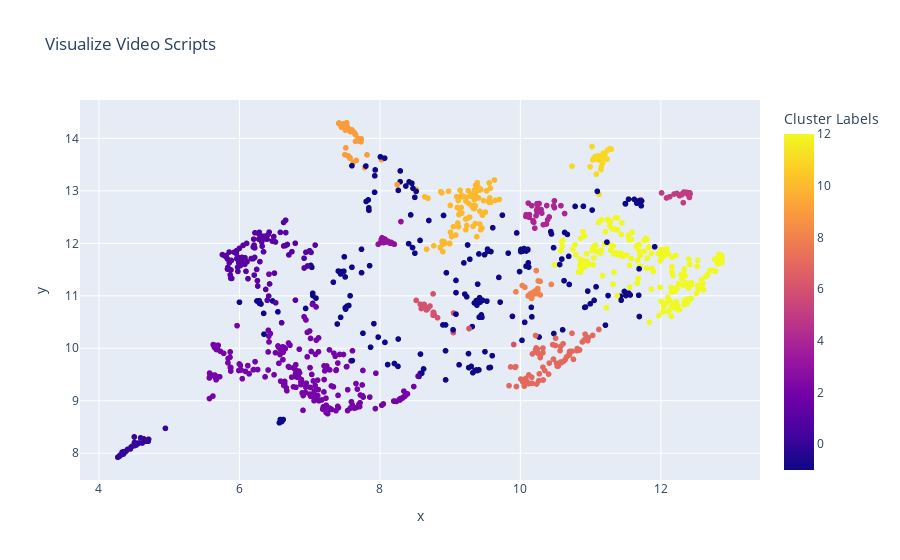

The cell this chart's notebook holds for it:
### Code cell
import plotly.express as px

col="umap_embeddings_2dim"

hover_data =["Id", "Cluster Labels", "Year", "View Count", "Like Count"]
hover_name = "Title"
plot_values = np.stack(df[col], axis=1)


x, y = plot_values[0], plot_values[1]
fig = px.scatter(
            df,
            x=x,
            y=y,
            color="Cluster Labels",
            hover_data=hover_data,
            title="Visualize Video Scripts",
            hover_name=hover_name,
        )

fig.show()

### Figure 1 — Plotly figure (JSON) as saved in the notebook; plotly's stock layout.template omitted (floating-point values rounded to 4 significant figures; data arrays with more than 128 entries replaced by an {"elided": "..."} marker saying what was removed)
{"data": [{"customdata": {"elided": "1126x5 mixed values"}, "hovertemplate": "<b>%{hovertext}</b><br><br>x=%{x}<br>y=%{y}<br>Id=%{customdata[0]}<br>Cluster Labels=%{marker.color}<br>Year=%{customdata[2]}<br>View Count=%{customdata[3]}<br>Like Count=%{customdata[4]}<extra></extra>", "hovertext": {"elided": "1126 str values"}, "legendgroup": "", "marker": {"color": {"elided": "1126 int values"}, "coloraxis": "coloraxis", "symbol": "circle"}, "mode": "markers", "name": "", "showlegend": false, "type": "scattergl", "x": {"elided": "1126 float values"}, "xaxis": "x", "y": {"elided": "1126 float values"}, "yaxis": "y"}], "layout": {"coloraxis": {"colorbar": {"title": {"text": "Cluster Labels"}}, "colorscale": [[0, "#0d0887"], [0.1111, "#46039f"], [0.2222, "#7201a8"], [0.3333, "#9c179e"], [0.4444, "#bd3786"], [0.5556, "#d8576b"], [0.6667, "#ed7953"], [0.7778, "#fb9f3a"], [0.8889, "#fdca26"], [1, "#f0f921"]]}, "legend": {"tracegroupgap": 0}, "title": {"text": "Visualize Video Scripts"}, "xaxis": {"anchor": "y", "domain": [0, 1], "title": {"text": "x"}}, "yaxis": {"anchor": "x", "domain": [0, 1], "title": {"text": "y"}}}}
